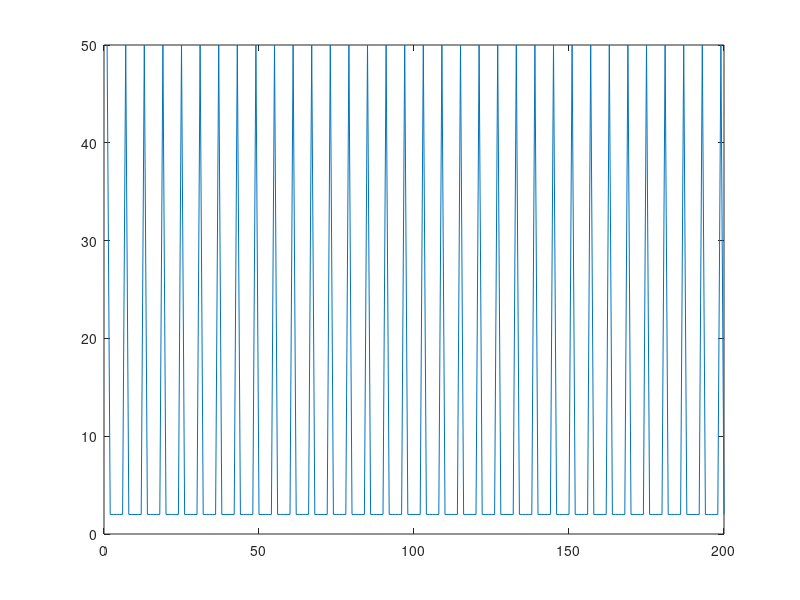

Recreate this plot in MATLAB.
% Basic integrate-and-fire neuron 
% R Rao 2007

clear
% input current
I = 19 % nA
counter = 0;

% capacitance and leak resistance
C = 1 % nF
R = 40 % M ohms

% I & F implementation dV/dt = - V/RC + I/C
% Using h = 1 ms step size, Euler method

V = 0;
tstop = 200;
abs_ref = 5; % absolute refractory period 
ref = 0; % absolute refractory period counter
V_trace = []; % voltage trace for plotting
V_th = 10; % spike threshold

for t = 1:tstop
  
   if ~ref
     V = V - (V/(R*C)) + (I/C)
   else
     ref = ref - 1;
     V = 0.2*V_th; % reset voltage
   end
   
   if (V > V_th)
     V = 50;  % emit spike
     ref = abs_ref; % set refractory counter
     counter = counter + 1;
   end

   V_trace = [V_trace V];

end

  plot(V_trace)